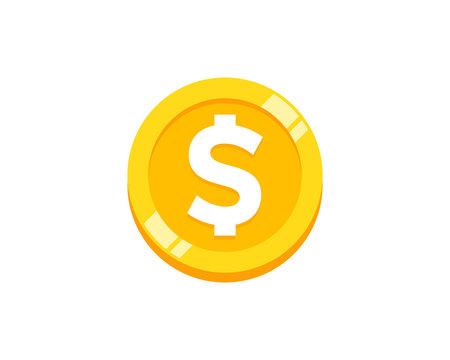
#> input picture images/coin.jpg, 450 x 360 px
$ python -i bordasLocais.py   (imports and definitions only)   (older library calls are emulated)
#> lines starting #> are read from the running program, lines starting #| are printed output that depends on the picture
#> further down, picture is the input picture: shape (360, 450, 3); mean B, G, R 215.9, 245.7, 254.7
import PIL
import cv2
import numpy as np

def bordasLocais(imagem, limiarMagnitude = 80, anguloSolicitado = 0, limiarAngular = 10):
#> called with limiarMagnitude = 80, anguloSolicitado = 0, limiarAngular = 10
    grad_x = cv2.Sobel(imagem, cv2.CV_64F, 1, 0, ksize=3)
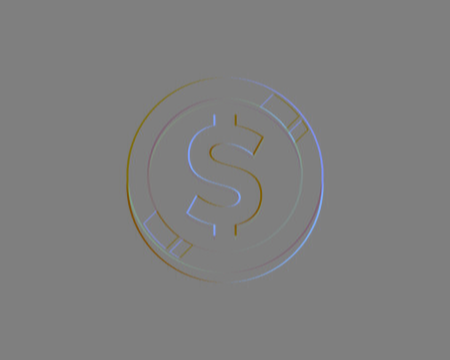
#> grad_x: shape (360, 450, 3) float64; mean B, G, R 0, 0, 0; drawn with min black and max white
    grad_y = cv2.Sobel(imagem, cv2.CV_64F, 0, 1, ksize=3)
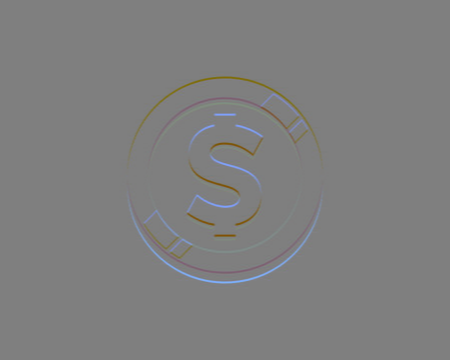
#> grad_y: shape (360, 450, 3) float64; mean B, G, R 0, 0, 0; drawn with min black and max white


    # Valores
#    limiarMagnitude = 80    # entre 0 e 255
#    anguloSolicitado = 0
#    limiarAngular = 10       # ângulo necessário para considerar na linha


    # Calcular a magnitude e a direção do gradiente
    magnitude = np.sqrt(grad_x**2 + grad_y**2)
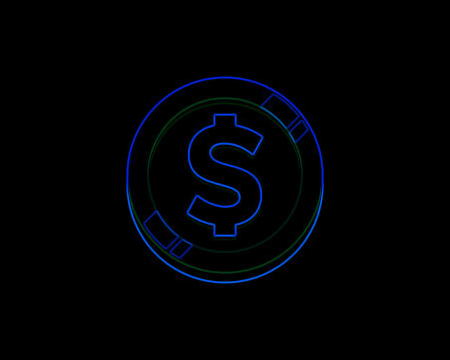
#> magnitude: shape (360, 450, 3) float64; mean B, G, R 18.8, 7.5, 2.1; drawn with min black and max white
    direcao = np.arctan2(grad_y, grad_x)
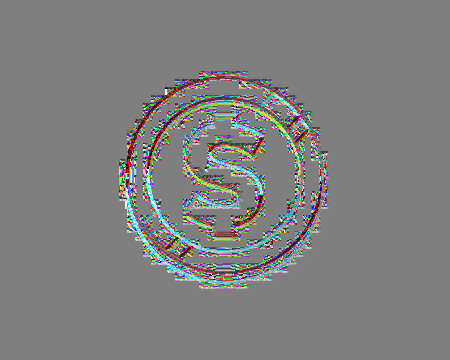
#> direcao: shape (360, 450, 3) float64; mean B, G, R 0.00615, 0.0123, 0.00982; drawn with min black and max white
    altura, largura = imagem.shape[:2]
#> altura = 360; largura = 450

    for i in range(0, altura - 1):
        for j in range(0, largura - 1):
            if(direcao[i][j] < 0):
                direcao[i][j] += np.pi

    rad = np.deg2rad(anguloSolicitado)
    limiarRad = np.deg2rad(limiarAngular)


    magnitude_normalizada = cv2.normalize(magnitude, None, 0, 255, cv2.NORM_MINMAX, cv2.CV_8U)

    magnitude = cv2.normalize(magnitude, None, 0, 255, cv2.NORM_MINMAX, cv2.CV_8U)

    for i in range(0, altura - 1):
        for j in range(0, largura - 1):
            if magnitude[i][j] >= limiarMagnitude and (rad - limiarRad <= direcao[i][j] <= rad + limiarRad):
                magnitude[i][j] = 255
            else:
                magnitude[i][j] = 0
    # [13 lines of commented-out code are left out]


    return magnitude

>>> import cv2
>>> picture = cv2.imread('images/coin.jpg')
#> (the run stopped early here; a loop or call above may not have finished)
